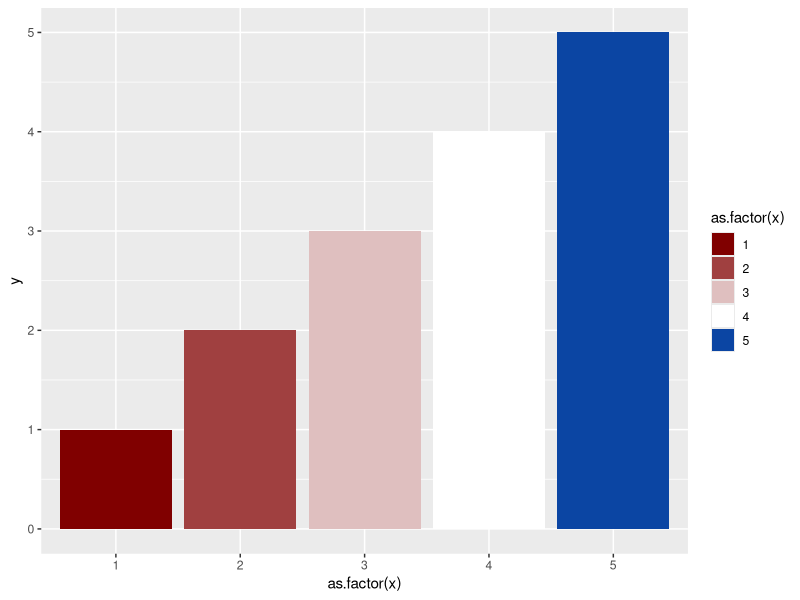
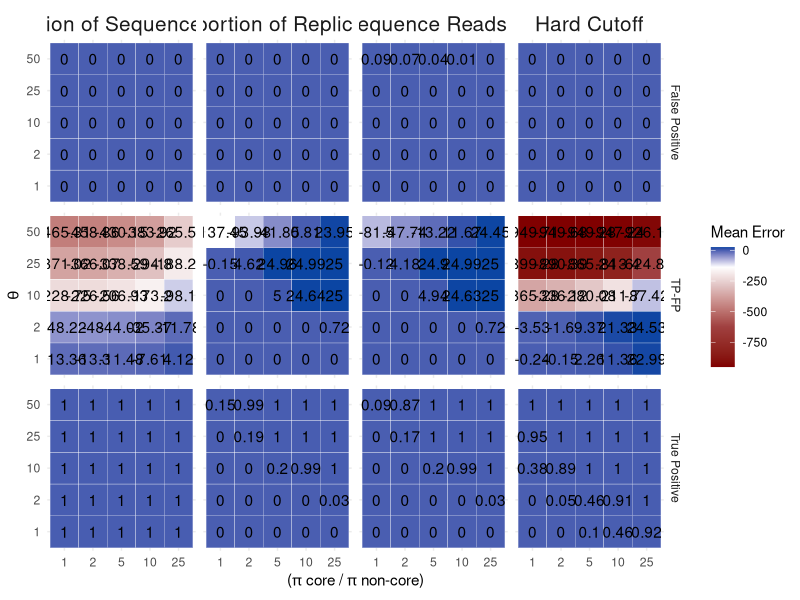
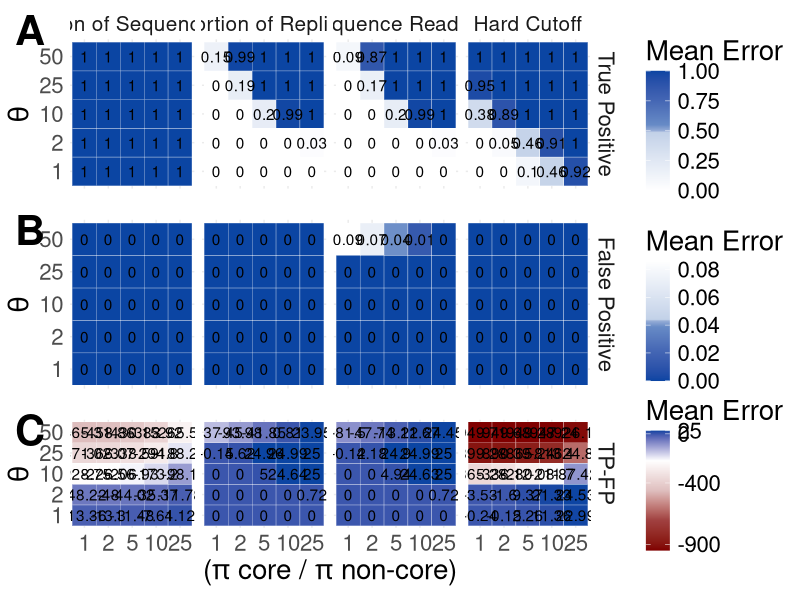

Here is the R script that generated these plots, in order:
## ---- chunk 1
library(MCMCpack)
library(tidyverse)
library(ggplot2)
library(RColorBrewer)
library(gridExtra)
## ---- chunk 2
# set the structure of our simlulated taxa table (not proritions of taxa, just rows by columns and expected core)
ntaxa<-1000
ncore<-25
nsites<-50
nreads<-2e06
nsims<-250
## ---- chunk 3
corenoncoreratio<-c(1,2,5,10,25)
p.core<-corenoncoreratio/(ntaxa - ncore + corenoncoreratio*ncore)
p.noncore<-( 1-(p.core*ncore) )/ (ntaxa - ncore)

theta<-c(1, 2, 10, 25, 50) #intensity parameter
## ---- chunk 4
## do a set of simulations across input parameter values and number of replicates ------
## set up the storage of input and output for the 25 simulation conditions
## quantify TP (true positives) and FP (false positives)
sim.df<-data.frame(expand.grid(corenoncoreratio=corenoncoreratio, theta=theta), 
           p.core=rep(p.core, length(theta)), 
           p.noncore=rep(p.noncore, length(theta)),

          HardCut_TP= numeric(length(p.core) * length(theta)),
          PropRead_TP = numeric(length(p.core) * length(theta)),
          PropReps_TP = numeric(length(p.core) * length(theta)),
          PropReadReps_TP = numeric(length(p.core) * length(theta)),
          HardCut_FP= numeric(length(p.core) * length(theta)),
          PropRead_FP = numeric(length(p.core) * length(theta)),
          PropReps_FP = numeric(length(p.core) * length(theta)),
          PropReadReps_FP = numeric(length(p.core) * length(theta)),
          HardCut_FP_num= numeric(length(p.core) * length(theta)),
          PropRead_FP_num = numeric(length(p.core) * length(theta)),
          PropReps_FP_num = numeric(length(p.core) * length(theta)),
          PropReadReps_FP_num = numeric(length(p.core) * length(theta)),
          HardCut_TP_num= numeric(length(p.core) * length(theta)),
          PropRead_TP_num = numeric(length(p.core) * length(theta)),
          PropReps_TP_num = numeric(length(p.core) * length(theta)),
          PropReadReps_TP_num = numeric(length(p.core) * length(theta))
           )
           #error2.5 = numeric(length(p.core) * length(theta)),
           #error97.5 = numeric(length(p.core) * length(theta)))

#sim.df
## ---- chunk 5
for(trt in 1:(nrow(sim.df))){
    
    # create empty vectors to store output for each method for every simulation
    tmp.err.HardCutTP <-  numeric(nsims)
    tmp.err.PropReadTP <- numeric(nsims)
    tmp.err.PropRepsTP <- numeric(nsims)
    tmp.err.PropReadRepsTP <- numeric(nsims)
    tmp.err.HardCutFP <-  numeric(nsims)
    tmp.err.PropReadFP <- numeric(nsims)
    tmp.err.PropRepsFP <- numeric(nsims)
    tmp.err.PropReadRepsFP <- numeric(nsims)
    #tmp.err.HardCutTP_num <-  numeric(nsims)
    #tmp.err.PropReadTP_num <- numeric(nsims)
    #tmp.err.PropRepsTP_num <- numeric(nsims)
    #tmp.err.PropReadRepsTP_num <- numeric(nsims)
    #tmp.err.HardCutFP_num <-  numeric(nsims)
    #tmp.err.PropReadFP_num <- numeric(nsims)
    #tmp.err.PropRepsFP_num <- numeric(nsims)
    #tmp.err.PropReadRepsFP_num <- numeric(nsims)
  for(i in 1:nsims){
    # create a single OTU table for all four methods to be compared against
    replicateSim <- round(rdirichlet(nsites, c(rep(sim.df$p.core[trt] * sim.df$theta[trt], ncore), 
                                               rep(sim.df$p.noncore[trt] * sim.df$theta[trt], ntaxa-ncore))) * nreads)
    
    # find true and false positives
    # true positives are those that meet in the criterion in the first 1:ncore taxa.  The remaining taxa are not part of the core, so any taxa meeting the criterion in that set are false positives
    
    # hard cut off method
    # tmp.err.HardCut[i] <-  sum(colSums((replicateSim >= 25)) >= 5) - ncore
    tmp.err.HardCutTP[i] <-  sum((colSums((replicateSim >= 25)) >= 5)[1:ncore])
    tmp.err.HardCutFP[i] <-  sum((colSums((replicateSim >= 25)) >= 5)[(ncore+1):ntaxa])

    # Prop reads
    #tmp.err.PropRead[i] <- sum(cumsum(sort(colSums(replicateSim)/sum(rowSums(replicateSim))))>=0.25)  - ncore
    tmp.err.PropReadTP[i] <- sum((cumsum(sort(colSums(replicateSim)/sum(rowSums(replicateSim)), decreasing = T))<= 0.75)[1:ncore])
    tmp.err.PropReadFP[i] <- sum((cumsum(sort(colSums(replicateSim)/sum(rowSums(replicateSim)), decreasing = T))<= 0.75)[(ncore+1):ntaxa])  
   
     # Prop Reps
    #tmp.err.PropReps[i] <- sum(colSums(replicateSim)>10*nrow(replicateSim))  - ncore
    #Sites in rows, otus in Columns
    tmp.err.PropRepsTP[i] <- sum((colSums(replicateSim>0) >= (0.5 * nsites))[1:ncore])  
    tmp.err.PropRepsFP[i] <- sum((colSums(replicateSim>0) >= (0.5 * nsites))[(ncore+1):ntaxa])   
    
    # Proportion of reps and reads
    #tmp.err.PropReadReps[i] <- sum((colSums(replicateSim>0) >= (0.5 * nsites)) & (colSums(replicateSim) >= sum(replicateSim) * 1/1000) )  - ncore
    tmp.err.PropReadRepsTP[i] <- sum(((colSums(replicateSim>0) >= (0.5 * nsites)) & (colSums(replicateSim) >= sum(replicateSim) * 1/1000) )[1:ncore]) 
    tmp.err.PropReadRepsFP[i] <- sum(((colSums(replicateSim>0) >= (0.5 * nsites)) & (colSums(replicateSim) >= sum(replicateSim) * 1/1000) )[(ncore+1):ntaxa]) 
  }
  
  # fill the dataframe from the chunk above with these values for later plotting
  sim.df$HardCut_TP[trt] <- mean(tmp.err.HardCutTP) / ncore
  sim.df$PropRead_TP[trt] <- mean(tmp.err.PropReadTP) / ncore
  sim.df$PropReps_TP[trt] <- mean(tmp.err.PropRepsTP) / ncore
  sim.df$PropReadReps_TP[trt] <- mean(tmp.err.PropReadRepsTP) / ncore
  
  sim.df$meanerrorHardCut_FP[trt] <- mean(tmp.err.HardCutFP) / (ntaxa - ncore)
  sim.df$meanerrorPropRead_FP[trt] <- mean(tmp.err.PropReadFP) / (ntaxa - ncore)
  sim.df$meanerrorPropReps_FP[trt] <- mean(tmp.err.PropRepsFP) / (ntaxa - ncore)
  sim.df$PropReadReps_FP[trt] <- mean(tmp.err.PropReadRepsFP) / (ntaxa - ncore)
  
  sim.df$HardCut_TP_num[trt] <- mean(tmp.err.HardCutTP) 
sim.df$PropRead_TP_num[trt] <- mean(tmp.err.PropReadTP) 
  sim.df$PropReps_TP_num[trt] <- mean(tmp.err.PropRepsTP) 
  sim.df$PropReadReps_TP_num[trt] <- mean(tmp.err.PropReadRepsTP) 
  
  sim.df$meanerrorHardCut_FP_num[trt] <- mean(tmp.err.HardCutFP) 
  sim.df$meanerrorPropRead_FP_num[trt] <- mean(tmp.err.PropReadFP) 
  sim.df$meanerrorPropReps_FP_num[trt] <- mean(tmp.err.PropRepsFP) 
  sim.df$PropReadReps_FP_num[trt] <- mean(tmp.err.PropReadRepsFP)
}
## ---- chunk 6
myPalette <- c("#800000", "#A04040", "#DFBFBF", "#ffffff", "#0b45a3")
myPalette2 <- c("#ffffff", "#C2D1E8", "#678BC6", "#0b45a3")
myPalette3 <- c("#ffffff", "#C2D1E8")

df <- data.frame(x = c(1,2,3,4,5), y = c(1,2,3,4,5))

ggplot(df, aes(x = as.factor(x), y = y)) +
  geom_bar(stat = "identity", aes(fill = as.factor(x))) +
  scale_fill_manual(values = myPalette)
## ---- chunk 7
library(tidyverse)

sim.df$HardCut_ratio <- sim.df$HardCut_TP_num - sim.df$meanerrorHardCut_FP_num
sim.df$PropRead_ratio <- sim.df$PropRead_TP_num - sim.df$meanerrorPropRead_FP_num
sim.df$PropReps_ratio <- sim.df$PropReps_TP_num - sim.df$meanerrorPropReps_FP_num
sim.df$PropReadReps_ratio <- sim.df$PropReadReps_TP_num - sim.df$PropReadReps_FP_num
## ---- chunk 8
sim.df_all <- sim.df %>%
# new column a name, new column b name, what do we want the values of
  gather(method, mean, c(5:8, 9:12, 27:30)) %>%
  separate(method, into = c('method', 'error'), sep = "_")
  #gather(method, mean, c(5:16,21:24)) %>%
  #gather(method, mean2, 21:24) %>%
  # clean up the first column names to not have their underscore suffixes
  #separate(method, into = c('method', 'error'), sep = -2, convert = TRUE) 

unique(sim.df_all$method)

sim.df_all$method <- as.factor(sim.df_all$method)
sim.df_all$error <- as.factor(sim.df_all$error)


sim.df_all <- sim.df_all %>%
  # I'm refactoring the levels to have pretty names but
  # if you run 
  # unique(sim.df_all$method)
  # there's 8 levels?? Shouldn't we only have 4??) ##yes, I relabeled the extra columns.
    mutate(method = factor(method, levels = c("HardCut"  ,    "PropRead"   ,  "PropReps"   ,  "PropReadReps"
    ), labels = c("Hard Cutoff", "Proportion of Sequence Reads", "Proportion of Replicates", "Proportion of Sequence Reads and Replicates")))


unique(sim.df_all$error)
# I had the code so that we can split on the underscore, then create this error column for if the values are
# FP, TF, of TP but I don't think this works given the new names in the column?
sim.df_all <- sim.df_all %>%
    mutate(error = factor(error, levels = c("FP", "ratio", "TP"), labels = c("False Positive", "TP-FP", "True Positive")))

# By factoring the methods (ordered factor) we can plot them in the order we want rather than alphabetically
sim.df_all$method <- factor(sim.df_all$method, 
                            levels = c("Proportion of Sequence Reads", 
                                       "Proportion of Replicates", 
                                       "Proportion of Sequence Reads and Replicates", 
                                       "Hard Cutoff"))

ggplot(sim.df_all, aes(x = as.factor(corenoncoreratio), y = as.factor(theta))) +
  geom_tile(aes(fill = mean), colour = "white") +
  facet_grid(error~method) +
  theme(legend.text=element_text(size=2)) +
  theme_minimal() +
  scale_fill_gradientn(colours = myPalette, values = scales::rescale(c(-0.5, 0, .5, .75, 1))) +
  geom_text(aes(label = round(sim.df_all$mean, digits = 2))) +
   labs(x = expression(paste("(", pi, " core / ", pi, " non-core)")),
       y = expression(paste(theta)),
       fill = "Mean Error") +
  theme(strip.text.x = element_text(size = 15))
## ---- chunk 9
tp <- sim.df_all %>%
  filter(sim.df_all$error == "True Positive")

tp_plot <- ggplot(tp, aes(x = as.factor(corenoncoreratio), y = as.factor(theta))) +
  geom_tile(aes(fill = mean), colour = "white") +
  facet_grid(error~method) +
  theme(legend.text=element_text(size=2)) +
  theme_minimal() +
  scale_fill_gradientn(colours = myPalette2, values = scales::rescale(c(-1000, -500, -25,0, 100, 500, 1000))) +
  geom_text(aes(label = round(tp$mean, digits = 2))) +
   labs(x = expression(paste("(", pi, " core / ", pi, " non-core)")),
       y = expression(paste(theta)),
       fill = "Mean Error") +
  theme(strip.text.x = element_text(size = 15)) +
    theme(axis.title.x=element_blank(),
        axis.text.x=element_blank(),
        axis.ticks.x=element_blank()) +
    theme(text = element_text(size = 20))
## ---- chunk 10
fp <- sim.df_all %>%
  filter(sim.df_all$error == "False Positive")

fp_plot <- ggplot(fp, aes(x = as.factor(corenoncoreratio), y = as.factor(theta))) +
  geom_tile(aes(fill = mean), colour = "white") +
  facet_grid(error~method) +
  theme(legend.text=element_text(size=2)) +
  theme_minimal() +
    scale_fill_gradientn(colours = myPalette2, values = scales::rescale(c(1000, 500, 25,0, -100, -500, -1000))) +
  geom_text(aes(label = round(fp$mean, digits = 2))) +
   labs(x = expression(paste("(", pi, " core / ", pi, " non-core)")),
       y = expression(paste(theta)),
       fill = "Mean Error") +
  theme(strip.text.x = element_text(size = 0)) +
    theme(axis.title.x=element_blank(),
        axis.text.x=element_blank(),
        axis.ticks.x=element_blank()) +
    theme(text = element_text(size = 20))
## ---- chunk 11
tf <- sim.df_all %>%
  filter(sim.df_all$error == "TP-FP")

breaks <- c(-900, -400, 0, 25)

tf_plot <- ggplot(tf, aes(x = as.factor(corenoncoreratio), y = as.factor(theta))) +
  geom_tile(aes(fill = mean), colour = "white") +
  facet_grid(error~method) +
  theme(legend.text=element_text(size=2)) +
  theme_minimal() +
  scale_fill_gradientn(colours = myPalette, breaks = breaks) +
  geom_text(aes(label = round(tf$mean, digits = 2))) +
   labs(x = expression(paste("(", pi, " core / ", pi, " non-core)")),
       y = expression(paste(theta)),
       fill = "Mean Error") +
  theme(strip.text.x = element_text(size = 0)) +
  theme(text = element_text(size = 20))
## ---- chunk 12
g <- cowplot::plot_grid(tp_plot, fp_plot, tf_plot, labels=c("A", "B", "C"), 
                        ncol = 1, nrow = 3, label_size = 30)
ggsave(file="/Users/mayagans/Desktop/Fig2.pdf", g, width = 25, height = 15) #saves g
